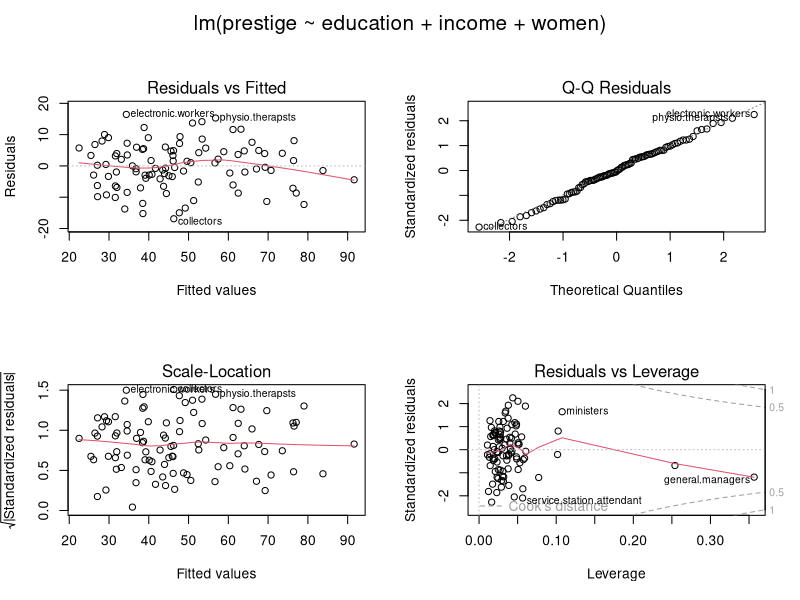

This chart was generated by the following R code:
## ---- chunk 1
set.seed(123)
oneSampData <- rnorm(100, mean = 0, sd = 1)

mean(oneSampData)
sd(oneSampData)
## ---- chunk 2
oneSampTest.0 <- t.test(oneSampData) # ?t.test
oneSampTest.0
## ---- chunk 3
names(oneSampTest.0) # alternative to names()?? 
oneSampTest.0$statistic
oneSampTest.0$estimate
## ---- chunk 4
oneSampTest.mu <- t.test(oneSampData, mu = 0.3)
oneSampTest.mu
## ---- chunk 5
Samp1 <- rnorm(30, mean = 2.5, sd = 1)
Samp2 <- rnorm(50, mean = 3.0, sd = 1) # notice: not the same sample size
t.test(Samp1, Samp2)  # default assump: unequal variances
## ---- chunk 6
t.test(Samp1, Samp2, var.equal = TRUE)  # default assump: unequal variances
## ---- chunk 7
t.test(Samp1, Samp2[1:30], paired = TRUE) # must be of the same sample size
## ---- chunk 8
Samp1 <- round(rnorm(10, mean = 25, sd = 1), 1)
Samp2 <- round(rnorm(10, mean = 30, sd = 1), 1)
Samp3 <- round(rnorm(10, mean = 35, sd = 1), 1)
myDF <- data.frame(y = c(Samp1, Samp2, Samp3), group = rep(c(1, 2, 3), each = 10))
myDF$group <- as.factor(myDF$group)
str(myDF)
## ---- chunk 9
head(myDF, n=15)
## ---- chunk 10
mod.aov <- aov(y ~ group, data = myDF)  # use aov() not anova()
mod.aov
## ---- chunk 11
summary(mod.aov)
names(mod.aov) # see what else is stored in mod.aov
## ---- chunk 12
mod.lm <- lm(y ~ group, data = myDF)  # fit a linear model first using lm()
mod.anova <- anova(mod.lm)  # anova computes ANOVA tables on a fitted model object.
mod.anova

names(mod.anova) # see what else is stored in mod.anova
## ---- chunk 13
mod = lm(mod.aov)
summary(mod)
## ---- chunk 14
# install.package("car", dependencies=TRUE)
library(car)
data(Prestige) # load the data
str(Prestige)
## ---- chunk 15
sapply(Prestige, function(x) { sum(is.na(x)) })
Prestige = na.omit(Prestige) # remove missing NA data
## ---- chunk 16
Prestige["prof"] =  (Prestige$type == "prof") * 1 # must add the ()
t.test(income ~ (type=="prof"), data=Prestige) # () is optional here
## ---- chunk 17
set.seed(123)
group = sample(0:1, nrow(Prestige), replace=T)
t.test(Prestige$income ~ group)
## ---- chunk 18
myReg <- lm(prestige ~ education + income + women, data = Prestige)
myReg
names(myReg)
## ---- chunk 19
summary(myReg) # summary(myReg)
## ---- chunk 20
sum.myReg = summary(myReg)
names(sum.myReg) # show different contents

names(myReg) # this is what we had previously
## ---- chunk 21
sd(myReg$residuals)
sum.myReg$sigma
sqrt( sum(myReg$residuals^2) / ( nrow(Prestige) - length(myReg$coefficients) ) )
## ---- chunk 22
newData = data.frame(education=13.2, income=12000, women=12);
predict(myReg, newData, interval="predict");
## ---- chunk 23
confint(myReg, 'income', level=0.95)
## ---- chunk 24
confint(myReg, level=0.95)
## ---- chunk 25
add1(myReg, ~ . + type, test="F")
## ---- chunk 26
mod = update(myReg, ~ . + type); summary(mod)
## ---- chunk 27
levels(Prestige$type)
Prestige$type = relevel(Prestige$type, "prof")
levels(Prestige$type)
## ---- chunk 28
mod = update(myReg, ~ . + type); summary(mod)
## ---- chunk 29
add1(myReg, ~ type + I(education^2) + I(income^2) + .^2, test="F")
## ---- chunk 30
library(MASS)
stepAIC(myReg, ~ type + I(education^2) + I(income^2) + .^2, test="F", direction="both")
## ---- chunk 31
par(mfrow = c(2, 2), oma = c(0, 0, 2, 0))
plot(myReg)
## ---- chunk 32
data(Mroz); # load Mroz data
head(Mroz)
## ---- chunk 33
fitLogistic <- glm(lfp ~ k5 + age, family=binomial(logit), data=Mroz); 
fitLogistic
## ---- chunk 34
summary(fitLogistic)
## ---- chunk 35
names(fitLogistic)
## ---- chunk 36
exp(confint(fitLogistic, level=0.95))
## ---- chunk 37
exp(confint.default(fitLogistic, level=0.95))
## ---- chunk 38
fitLogistic2 = update(fitLogistic, . ~ . + inc + lwg, data=Mroz)
## ---- chunk 39
fitLogistic2
## ---- chunk 40
anova(fitLogistic, fitLogistic2, test='LRT')
